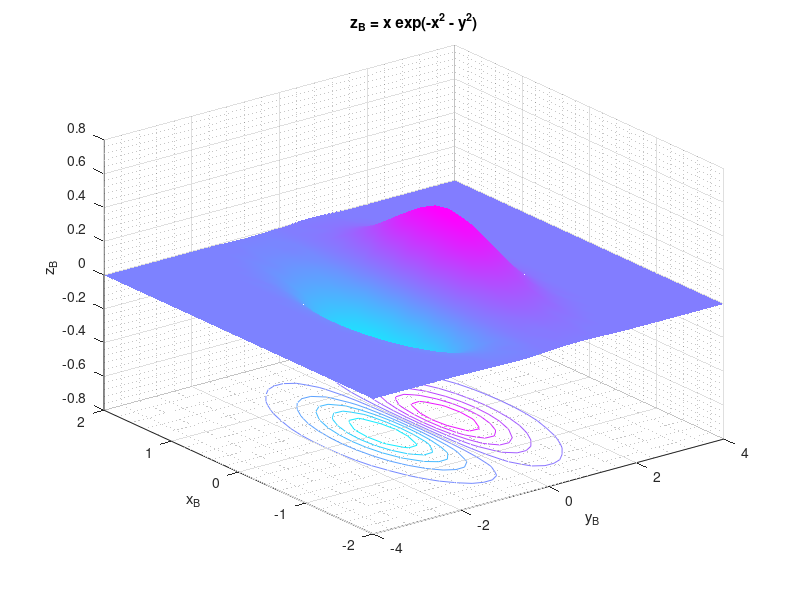

Reproduce this figure in MATLAB.
%% my3Dfun1
% Function domain
[x_a,y_a]= meshgrid(-4:.2:4, -2:.2:2);
% Function values
z_a=x_a.*exp(-x_a.^2 - y_a.^2);
% Figure initialization
figure
% Plotting figure
surfc(x_a,y_a,z_a)
% Title
title('z_B = x exp(-x^2 - y^2)')
% Labels
xlabel('y_B')
ylabel('x_B')
zlabel('z_B')
% Grid
grid minor
% Colormap
colormap('cool')
% Shading
shading INTERP